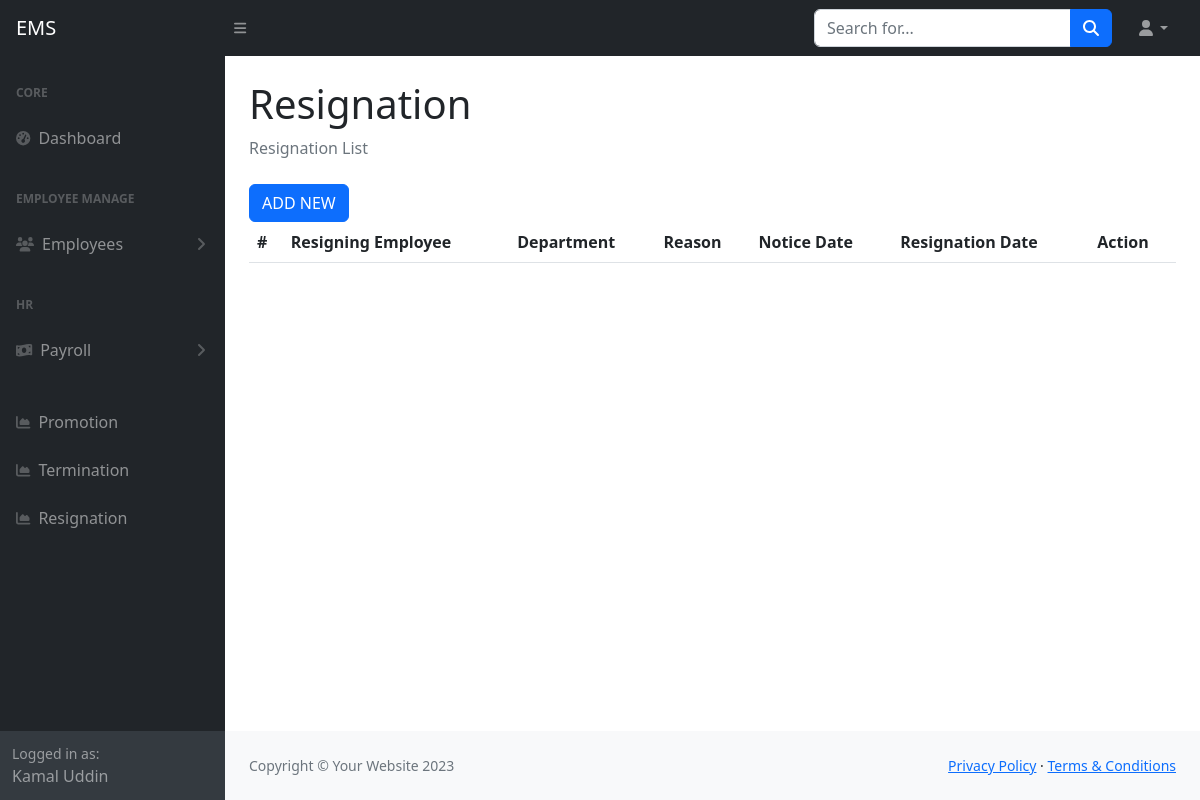
The page /resignation_list.php (signed in) on the database as committed earlier.
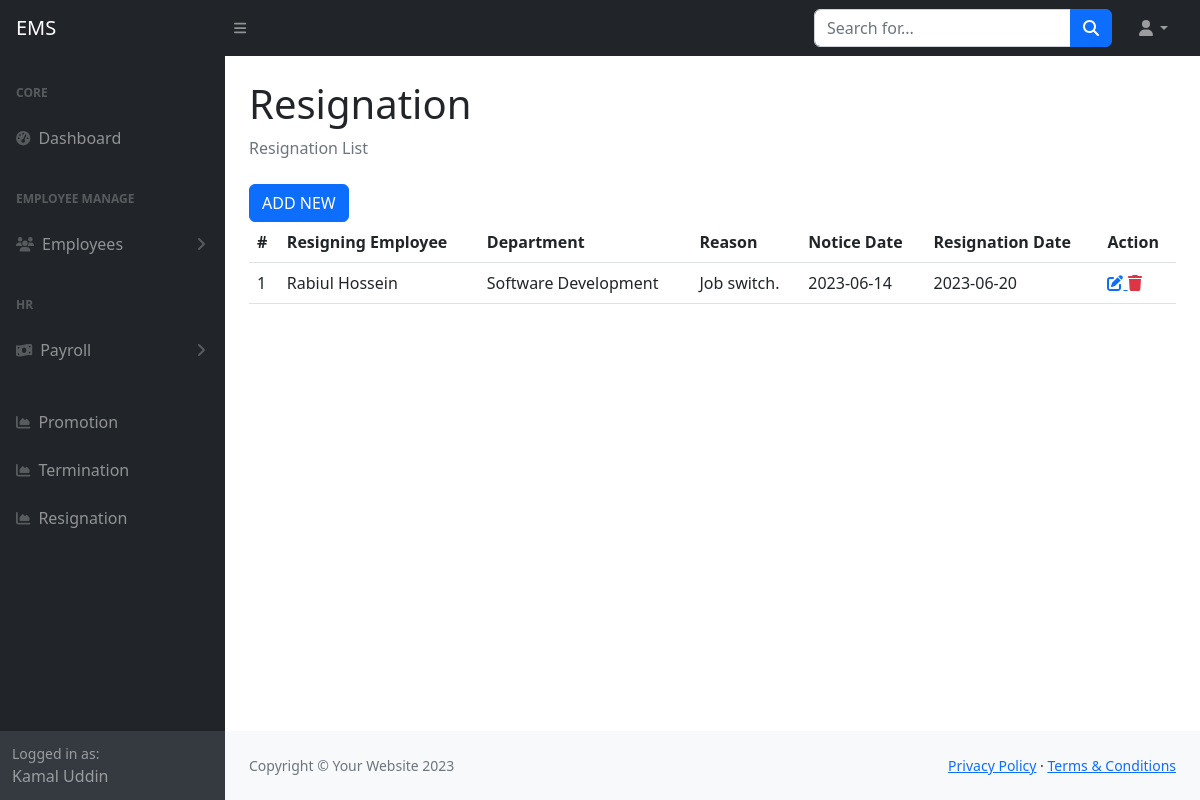
The same page on the database as committed later.
### tables this page shows
CREATE TABLE `tbl_resignation` (
  `id` int(50) NOT NULL,
  `resigning_employee` varchar(255) DEFAULT NULL,
  `department` varchar(255) DEFAULT NULL,
  `reason` text DEFAULT NULL,
  `notice_date` date DEFAULT NULL,
  `resignation_date` date DEFAULT NULL,
  `created_at` datetime DEFAULT NULL,
  `created_by` varchar(255) DEFAULT NULL,
  `updated_at` datetime DEFAULT NULL,
  `updated_by` varchar(255) DEFAULT NULL,
  `deleted_at` datetime DEFAULT NULL
);

CREATE TABLE `tbl_employees` (
  `id` int(50) NOT NULL,
  `first_name` varchar(255) NOT NULL,
  `last_name` varchar(255) NOT NULL,
  `email` varchar(255) NOT NULL,
  `phone` varchar(15) DEFAULT NULL,
  `employee_id` varchar(255) DEFAULT NULL,
  `department_id` int(11) DEFAULT NULL,
  `designation_id` int(11) DEFAULT NULL,
  `joining_date` date DEFAULT NULL,
  `yearly_leave` int(11) NOT NULL,
  `image` varchar(255) DEFAULT NULL,
  `basic_salary` decimal(10,2) NOT NULL,
  `created_at` datetime DEFAULT NULL,
  `created_by` varchar(255) DEFAULT NULL,
  `updated_at` datetime DEFAULT NULL,
  `updated_by` varchar(255) DEFAULT NULL,
  `deleted_at` datetime DEFAULT NULL
);

CREATE TABLE `tbl_department` (
  `id` int(11) NOT NULL,
  `department_name` varchar(255) NOT NULL,
  `date` date NOT NULL,
  `created_at` datetime NOT NULL,
  `created_by` varchar(255) NOT NULL,
  `updated_at` datetime NOT NULL,
  `updated_by` varchar(255) NOT NULL,
  `deleted_at` datetime NOT NULL
);

### include/settings.php (called while the page is built)
<?php
$protocol = isset($_SERVER['HTTPS']) ? 'https' : 'http';
$base_url="$protocol://".$_SERVER['SERVER_NAME']."/".explode('/',$_SERVER['SCRIPT_NAME'])[1]."/";
    require_once('class/crud.php');
    $mysqli=new crud;
?>

### class/crud.php (called while the page is built, shortened)
<?php
    class crud{
        private $host='localhost';
        private $user='root';
        private $password='';
        private $database='employee';
        private $connection;
        public function __construct(){
            $this->connection=new mysqli($this->host,$this->user,$this->password,$this->database);
        }
        public function common_select_query($sql){
            $result=array();
            $error=false;
            $rs=$this->connection->query($sql);
            if($rs){
                if($rs->num_rows > 0){
                    while($r=$rs->fetch_object()){
                        array_push($result,$r);
                    }
                }
            }else{
                $error=$this->connection->error;
            }
            $return = array('data'=>$result,'error'=>$error);
            return $return;
        }
    }
?>

### resignation_list.php (the view)
<?php require_once('include/header.php') ?>
<?php require_once('include/sidebar.php') ?>
<div class="container-fluid px-4">
    <h1 class="mt-4">Resignation</h1>
    <ol class="breadcrumb mb-4">
        <li class="breadcrumb-item active">Resignation List</li>
    </ol>
    <a href="<?= $base_url?>resignation_add.php"class="btn btn-primary align-right">ADD NEW</a>
    <table class="table">
        <tr>
            <th>#</th>
            <th>Resigning Employee</th>
            <th>Department</th>
            <th>Reason</th>
            <th>Notice Date</th>
            <th>Resignation Date</th>
            <th>Action</th>
        </tr>
        <?php
                  $data=$mysqli->common_select_query("SELECT tbl_resignation.*,
                  tbl_department.department_name,tbl_employees.first_name,tbl_employees.last_name
                  FROM `tbl_resignation`
                  join tbl_employees on tbl_employees.id=tbl_resignation.resigning_employee
                  join tbl_department on tbl_department.id=tbl_resignation.department
                  WHERE tbl_resignation.deleted_at is null");
               if(!$data['error']){
                    foreach($data['data'] as $d){
                ?>
        <tr>
            <td><?= $d->id ?></td>
            <td><?= $d->first_name ?> <?= $d->last_name ?></td>
            <td><?= $d->department_name ?></td>
            <td><?= $d->reason ?></td>
            <td><?= $d->notice_date ?></td>
            <td><?= $d->resignation_date ?></td>
            <td>
                <a title="Update" href="<?= $base_url?>resignation_edit.php?id=<?= $d->id ?>">
                            <i class="fa fa-edit"></i>
                </a>
                <a title="Delete" class="text-danger" href="resignation_delete.php?id=<?= $d->id ?>">
                            <i class="fa fa-trash"></i>
                </a>
            </td>
        </tr>
        <?php
        }
                  }
                  ?>
    </table>
</div>
<?php require_once('include/footer.php') ?>

Rows that differ between the two databases and show on the page:
added tbl_resignation: id "1", tbl_employees.first_name "Rabiul", tbl_employees.last_name "Hossein", tbl_department.department_name "Software Development", reason "Job switch.", notice_date "2023-06-14", resignation_date "2023-06-20"
